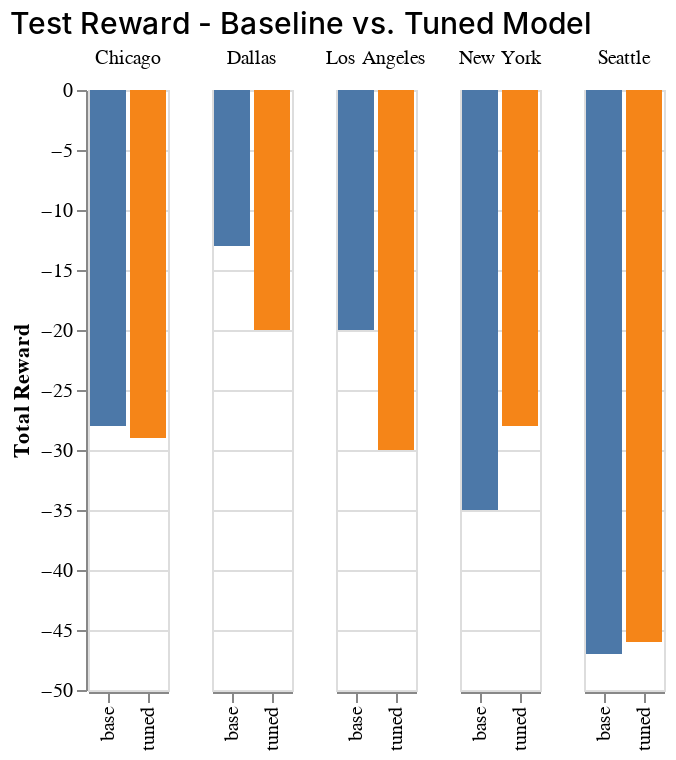

Notebook code for this chart:
### Code cell
# create viz
test_reward = alt.Chart(test_reward_df).mark_bar().encode(
  x = alt.X('model_type:N', title = None),
  y = alt.Y('total_reward:Q', title = 'Total Reward'),
  color = alt.Color('model_type:N', legend = None),
  column = alt.Column('city:N', title = None)
).properties(title = 'Test Reward - Baseline vs. Tuned Model')

test_reward.configure_title(
  fontSize = 15,
  anchor = 'start',
  fontWeight = 500)

### Figure 1 — Vega-Lite specification as saved in the notebook (floating-point values rounded to 4 significant figures)
{"config": {"view": {"continuousWidth": 300, "continuousHeight": 300}, "title": {"anchor": "start", "fontSize": 15, "fontWeight": 500}}, "data": {"name": "data-c41471f4e42e262a8547c0290ed9becc"}, "mark": {"type": "bar"}, "encoding": {"color": {"field": "model_type", "legend": null, "type": "nominal"}, "column": {"field": "city", "title": null, "type": "nominal"}, "x": {"field": "model_type", "title": null, "type": "nominal"}, "y": {"field": "total_reward", "title": "Total Reward", "type": "quantitative"}}, "title": "Test Reward - Baseline vs. Tuned Model", "$schema": "https://vega.github.io/schema/vega-lite/v5.20.1.json", "datasets": {"data-c41471f4e42e262a8547c0290ed9becc": [{"total_reward": -28.0, "reward_lst": [-0.0, -0.0, -2.0, -2.0, -2.0, -2.0, -1.0, -0.0, -0.0, -0.0, -2.0, -2.0, -2.0, -1.0, -0.0, -1.0, -1.0, -0.0, -1.0, -1.0, -1.0, -1.0, -1.0, -2.0, -0.0, -0.0, -1.0, -1.0, -1.0, -0.0], "window_size": 3, "model_type": "base", "city": "Chicago"}, {"total_reward": -20.0, "reward_lst": [-0.0, -1.0, -1.0, -0.0, -0.0, -0.0, -0.0, -0.0, -0.0, -0.0, -0.0, -0.0, -0.0, -0.0, -0.0, -0.0, -0.0, -0.0, -0.0, -1.0, -1.0, -1.0, -1.0, -0.0, -0.0, -2.0, -3.0, -3.0, -3.0, -3.0], "window_size": 3, "model_type": "tuned", "city": "Dallas"}, {"total_reward": -29.0, "reward_lst": [-1.0, -1.0, -1.0, -1.0, -1.0, -1.0, -1.0, -2.0, -1.0, -1.0, -1.0, -1.0, -1.0, -0.0, -1.0, -1.0, -1.0, -0.0, -1.0, -1.0, -1.0, -0.0, -0.0, -1.0, -1.0, -1.0, -2.0, -2.0, -2.0, -0.0], "window_size": 3, "model_type": "tuned", "city": "Chicago"}, {"total_reward": -13.0, "reward_lst": [-1.0, -0.0, -0.0, -0.0, -0.0, -0.0, -0.0, -0.0, -0.0, -0.0, -0.0, -0.0, -0.0, -0.0, -0.0, -0.0, -0.0, -0.0, -0.0, -0.0, -0.0, -0.0, -1.0, -1.0, -1.0, -1.0, -2.0, -2.0, -2.0, -2.0], "window_size": 3, "model_type": "base", "city": "Dallas"}, {"total_reward": -20.0, "reward_lst": [-2.0, -0.0, -0.0, -0.0, -0.0, -0.0, -0.0, -0.0, -1.0, -0.0, -0.0, -0.0, -0.0, -0.0, -0.0, -0.0, -0.0, -0.0, -0.0, -0.0, -1.0, -1.0, -1.0, -1.0, -1.0, -2.0, -3.0, -3.0, -2.0, -2.0], "window_size": 3, "model_type": "base", "city": "Los Angeles"}, {"total_reward": -35.0, "reward_lst": [-0.0, -0.0, -1.0, -2.0, -2.0, -2.0, -2.0, -1.0, -1.0, -1.0, -1.0, -1.0, -1.0, -0.0, -1.0, -1.0, -2.0, -2.0, -1.0, -1.0, -1.0, -1.0, -1.0, -1.0, -1.0, -0.0, -2.0, -2.0, -2.0, -1.0], "window_size": 3, "model_type": "base", "city": "New York"}, {"total_reward": -30.0, "reward_lst": [-0.0, -2.0, -2.0, -2.0, -2.0, -2.0, -2.0, -2.0, -1.0, -2.0, -0.0, -0.0, -0.0, -0.0, -0.0, -0.0, -0.0, -0.0, -0.0, -0.0, -0.0, -0.0, -0.0, -0.0, -2.0, -1.0, -4.0, -4.0, -1.0, -1.0], "window_size": 3, "model_type": "tuned", "city": "Los Angeles"}, {"total_reward": -46.0, "reward_lst": [-2.0, -0.0, -0.0, -0.0, -0.0, -0.0, -0.0, -0.0, -2.0, -2.0, -2.0, -2.0, -2.0, -2.0, -0.0, -0.0, -2.0, -2.0, -2.0, -2.0, -0.0, -0.0, -0.0, -0.0, -4.0, -4.0, -4.0, -4.0, -4.0, -4.0], "window_size": 3, "model_type": "tuned", "city": "Seattle"}, {"total_reward": -47.0, "reward_lst": [-1.0, -1.0, -1.0, -2.0, -2.0, -2.0, -2.0, -2.0, -2.0, -1.0, -1.0, -2.0, -1.0, -1.0, -1.0, -1.0, -0.0, -0.0, -0.0, -0.0, -0.0, -0.0, -0.0, -0.0, -4.0, -4.0, -4.0, -4.0, -4.0, -4.0], "window_size": 3, "model_type": "base", "city": "Seattle"}, {"total_reward": -28.0, "reward_lst": [-1.0, -1.0, -0.0, -1.0, -1.0, -1.0, -1.0, -1.0, -1.0, -1.0, -1.0, -1.0, -1.0, -0.0, -0.0, -0.0, -1.0, -1.0, -1.0, -1.0, -1.0, -0.0, -1.0, -1.0, -1.0, -1.0, -2.0, -2.0, -2.0, -1.0], "window_size": 3, "model_type": "tuned", "city": "New York"}]}}
